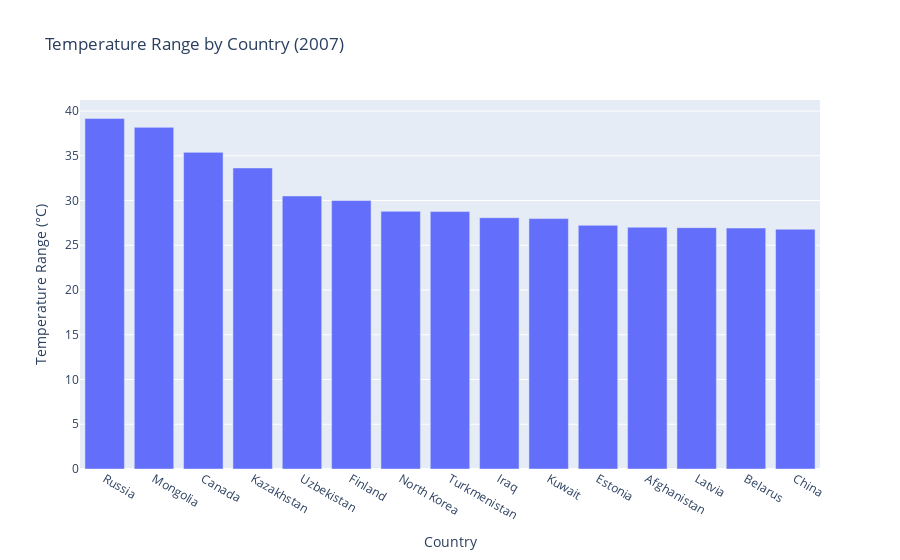

The cell this chart's notebook holds for it:
### Markdown cell above
## 4. Bar Plot: Temperature Range by Country
A bar plot to compare temperature ranges across different countries.

### Code cell
temp_range = df_2007.groupby('Entity')['Monthly average'].agg(['min', 'max']).reset_index()
temp_range['range'] = temp_range['max'] - temp_range['min']
temp_range = temp_range.sort_values('range', ascending=False).head(15)
fig = px.bar(temp_range, x='Entity', y='range',
             title='Temperature Range by Country (2007)',
             labels={'range': 'Temperature Range (°C)', 'Entity': 'Country'})
fig.show()

### Figure 1 — Plotly figure (JSON) as saved in the notebook; plotly's stock layout.template omitted (floating-point values rounded to 4 significant figures)
{"data": [{"hovertemplate": "Country=%{x}<br>Temperature Range (°C)=%{y}<extra></extra>", "legendgroup": "", "marker": {"color": "#636efa", "pattern": {"shape": ""}}, "name": "", "orientation": "v", "showlegend": false, "textposition": "auto", "type": "bar", "x": ["Russia", "Mongolia", "Canada", "Kazakhstan", "Uzbekistan", "Finland", "North Korea", "Turkmenistan", "Iraq", "Kuwait", "Estonia", "Afghanistan", "Latvia", "Belarus", "China"], "xaxis": "x", "y": [39.17, 38.18, 35.38, 33.64, 30.5, 30.0, 28.79, 28.77, 28.08, 27.98, 27.22, 27.02, 26.97, 26.93, 26.79], "yaxis": "y"}], "layout": {"barmode": "relative", "legend": {"tracegroupgap": 0}, "title": {"text": "Temperature Range by Country (2007)"}, "xaxis": {"anchor": "y", "domain": [0, 1], "title": {"text": "Country"}}, "yaxis": {"anchor": "x", "domain": [0, 1], "title": {"text": "Temperature Range (°C)"}}}}
